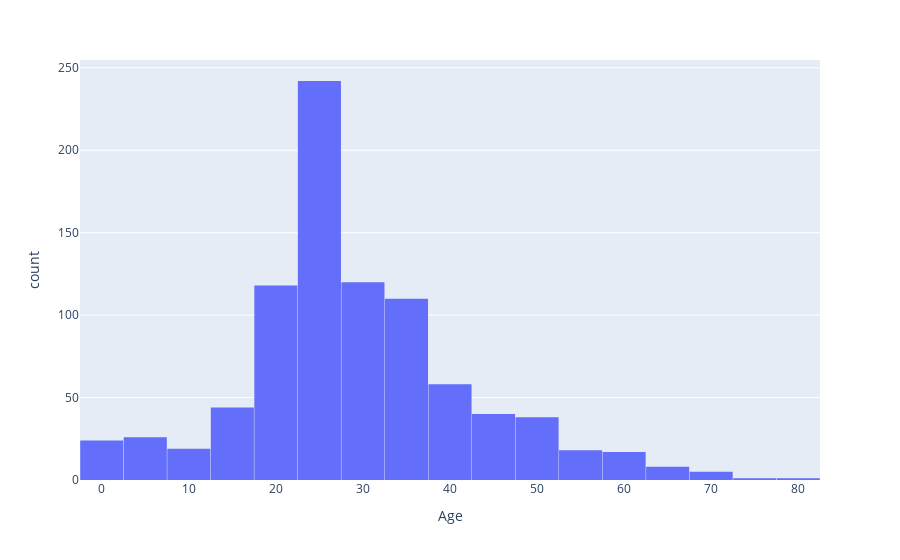

Notebook code cell kept with this figure:
### Markdown cell above
### Relation between the Survived and Age

#### Conclusion;

- Majority of the People are in the 25 - 35 age category

### Code cell
fig = px.histogram(
    x="Age",
    data_frame=titanic,
    nbins=30,
)

fig.update_layout(bargap=0.01)

fig.show()

### Figure 1 — Plotly figure (JSON) as saved in the notebook; plotly's stock layout.template omitted (floating-point values rounded to 4 significant figures; data arrays with more than 128 entries replaced by an {"elided": "..."} marker saying what was removed)
{"data": [{"alignmentgroup": "True", "bingroup": "x", "hovertemplate": "Age=%{x}<br>count=%{y}<extra></extra>", "legendgroup": "", "marker": {"color": "#636efa", "pattern": {"shape": ""}}, "name": "", "nbinsx": 30, "offsetgroup": "", "orientation": "v", "showlegend": false, "type": "histogram", "x": {"elided": "889 float values"}, "xaxis": "x", "yaxis": "y"}], "layout": {"bargap": 0.01, "barmode": "relative", "legend": {"tracegroupgap": 0}, "margin": {"t": 60}, "xaxis": {"anchor": "y", "domain": [0, 1], "title": {"text": "Age"}}, "yaxis": {"anchor": "x", "domain": [0, 1], "title": {"text": "count"}}}}
